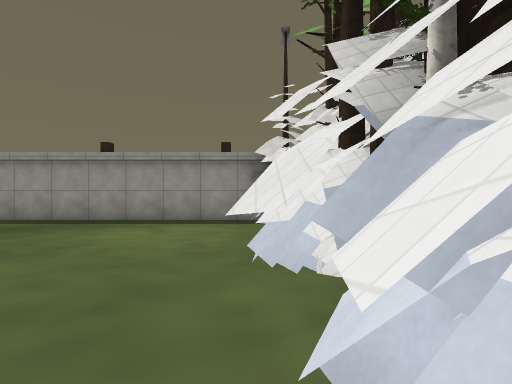
[1] (above)

24 first-person views from a walk through a level from a Godot 3-D game. The camera is 1.5 m above the floor, looks level and sees 85° across. The floor is counted in squares, 2 m on a side. Each view is taken from the middle of a square. On the plan, view 1 faces up. The plan holds only what a view shows up to about 10 squares ahead; the rest is blank. The place goes on beyond the plan. Some surface patterns are stand-ins.

[2]
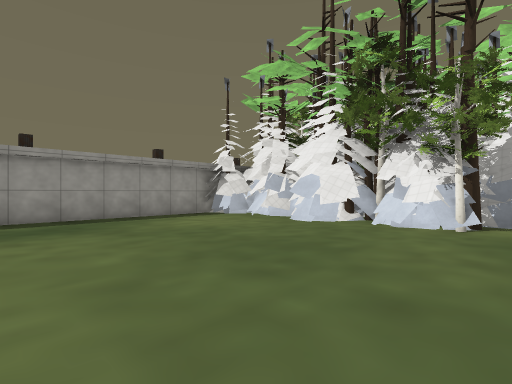

[3]
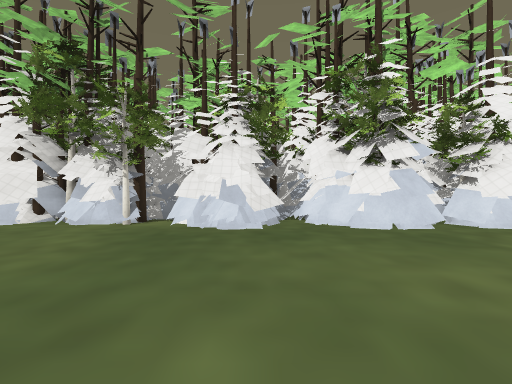

[4]
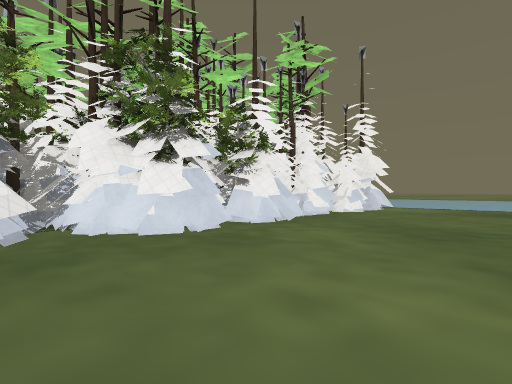

[5]
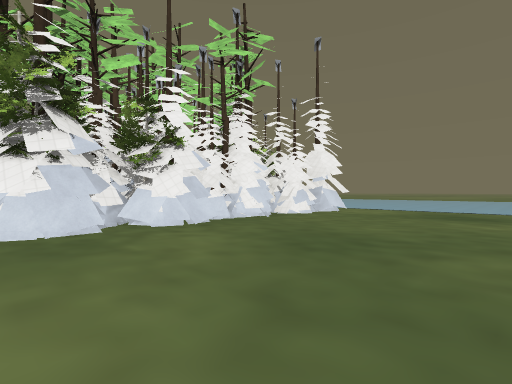

[6]
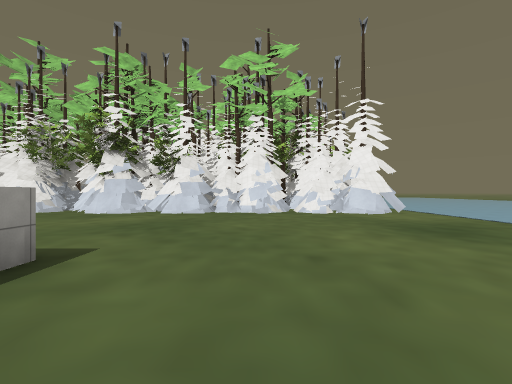

[7]
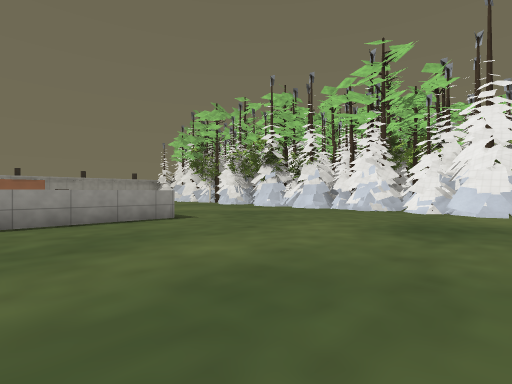

[8]
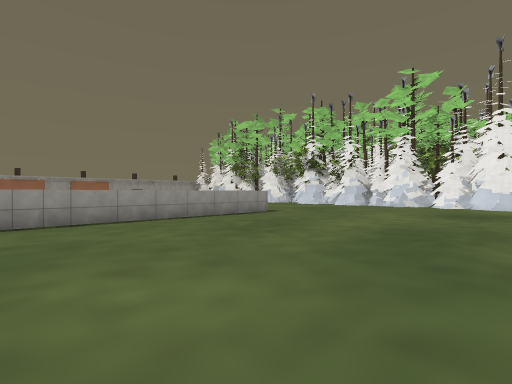

[9]
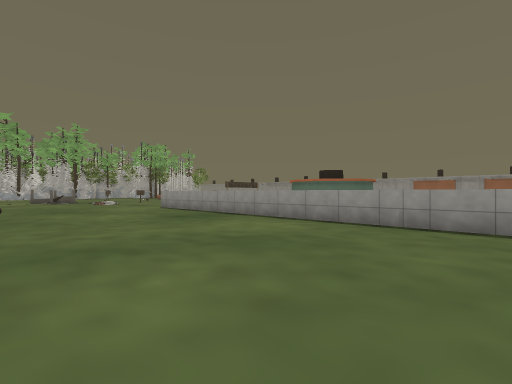

[10]
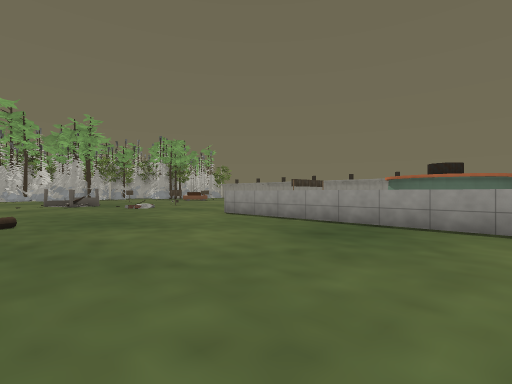

[11]
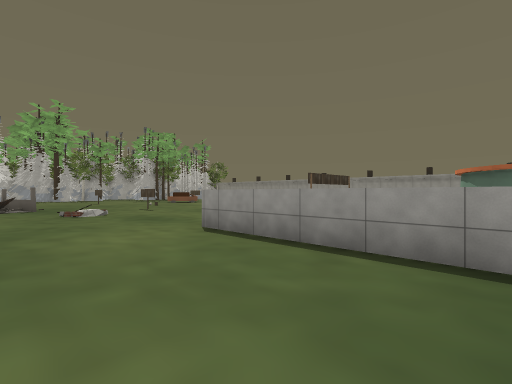

[12]
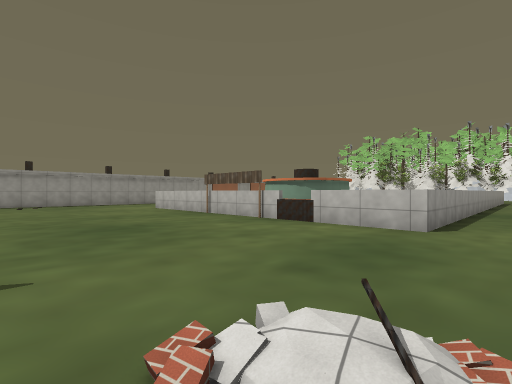

[13]
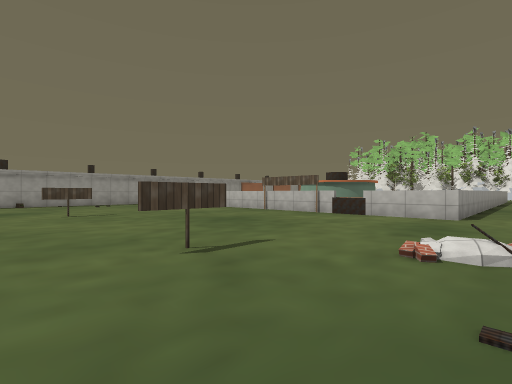

[14]
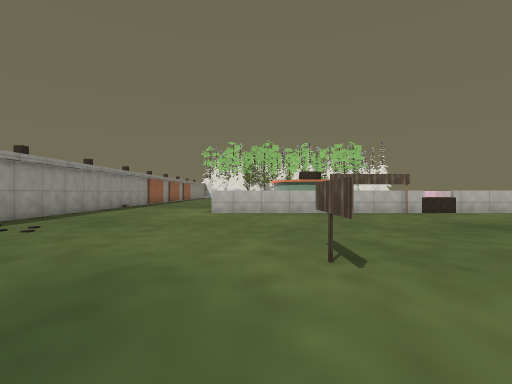

[15]
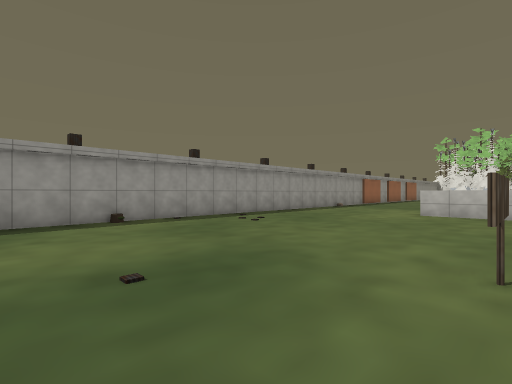

[16]
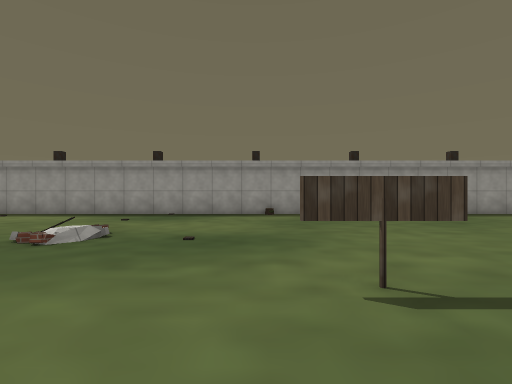

[17]
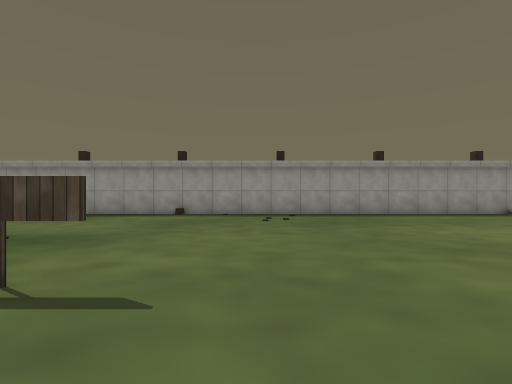

[18]
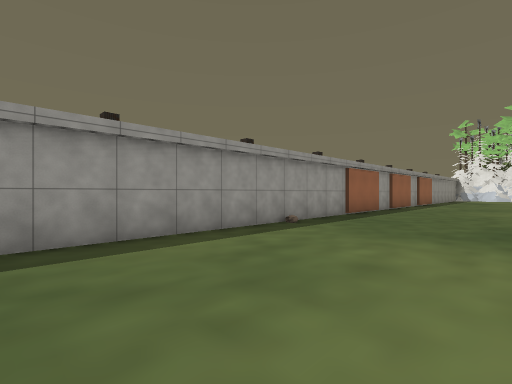

[19]
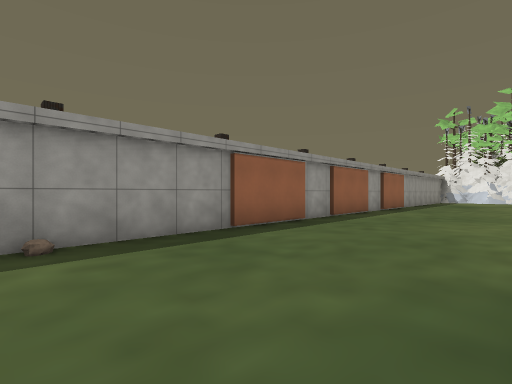

[20]
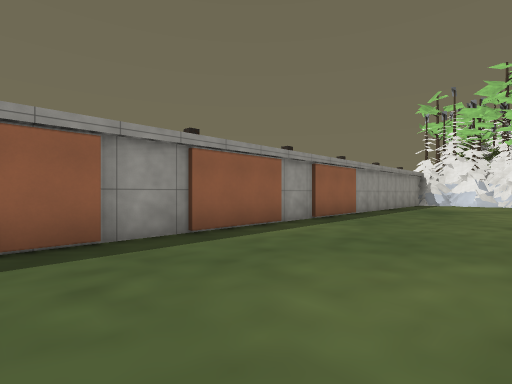

[21]
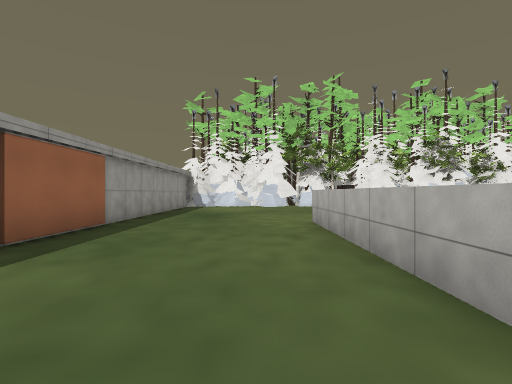

[22]
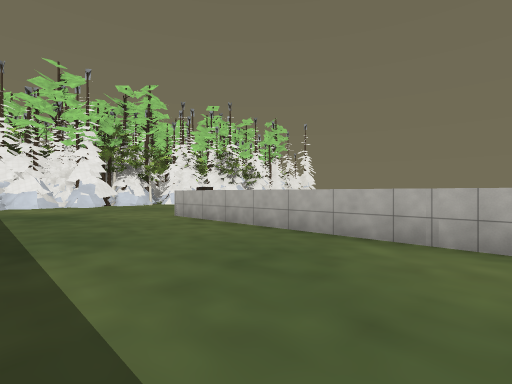

[23]
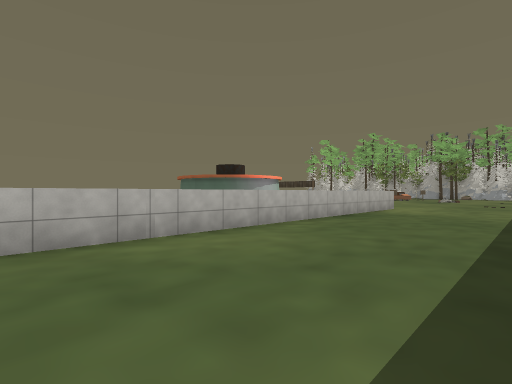

[24]
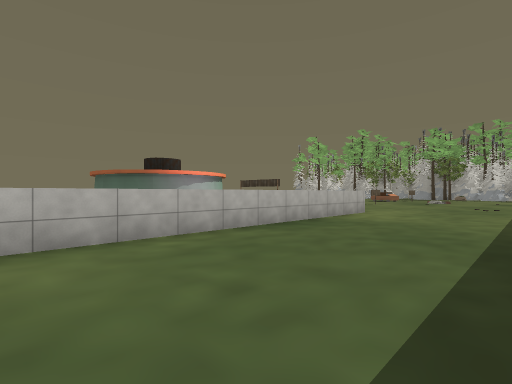

### Floor plan
Points are (right, up) in squares from view 1. A wall is a line through its corners. A room is listed if a view was taken in it or the views show most of it. See-through windows are left out.
Room 1 (view 1)
walls: (1.8, -0.9) (1.7, -0.2)
low walls: (1.9, -0.7) (1.9, -0.2)
ways out: opening at (0, 0.5) to room 2
objects: pine tree (1, 0); pine tree (1, 1); pine tree (1, 2); pine tree (1, 3)
Room 2 (views 2, 3, 4, 5, 6, 7, 8, 9, 10, 11, 12, 13, 14, 15, 16, 17, 18, 19, 20, 21, 22, 23, 24)
walls: (-25.1, -1.2) (-25.1, 2.6); (-31.2, -6.7) (-32.8, -6.7); (-24.8, 2.6) (-6.9, 2.6); (-6.9, -8.6) (-25.1, -8.6) (-25.1, -1.8); (-31.2, 0.2) (-32.8, 0.2) (-31.4, 0.2); (-0.5, -7.8) (0.2, -7.1); (-0.4, -9) (-0.3, -7.9) (0.5, -7.2); (-0.3, -9.1) (-0.5, -8.4); (-0.4, -11.4) (-0.1, -10.6) (0.6, -10.2); (-0.4, -6.5) (-0.5, -6) (-0.3, -5.3) (0.2, -4.8); (-0.2, -8.5) (0, -7.8); (-0.6, -13) (0, -12.8); (-0.3, -11.5) (0.1, -10.7); (-0.3, -6.5) (-0.2, -5.5); (-0.5, -5.1) (0.7, -4.1); (-0.2, -5.8) (0, -5.3); (-0.4, -13.5) (-0.3, -13); (-0.1, -6.1) (0, -5.6); (0.1, -10.9) (0.3, -10) (0.6, -9.6); (0, -11.9) (0, -11.2); (0.1, -6.8) (-0.2, -6.6); (-0.5, -14.8) (-0.5, -14.3) (-0.7, -13.9); (0.4, -7.3) (-0.2, -6.6); (0.2, -5.1) (0.4, -4.5); (-0.2, -2.8) (-0.6, -2.1); (-0.4, -2.1) (0.5, -1.3); (0.4, -4.7) (0.8, -4.3); (-0.2, -2.1) (0.3, -1.7); (-0.3, -1.7) (0.3, -1.1); (0, -15.5) (-0.4, -14.9); (0.1, -15.9) (-0.5, -15.2); (0.4, 2.5) (0.1, 3); (0.2, 2.9) (0, 3.5); (0.5, 2.7) (0.3, 3.1) (0.4, 3.6); (0.7, 5.4) (0.9, 5.9); (0.2, 6.6) (0, 7.1); (-0.1, 7.5) (-38.5, 7.5)
low walls: (-0.6, -9.1) (-0.5, -7.8); (-0.6, -6.4) (-0.5, -5.5); (-1.3, -15) (-1.2, -14); (-0.3, -8.3) (-0.1, -7.6); (-0.4, -11.3) (0, -10.5); (-1.1, -15) (-1, -14); (-0.1, -10) (0.3, -9.7); (-0.5, -4.9) (-0.2, -4.6); (-0.2, -6.6) (-0.3, -5.3); (-0.3, -5.6) (-0.1, -4.9); (-0.1, -11.3) (-0.5, -10.8); (0.1, -10) (0.4, -9.6); (-0.2, -4.8) (0.1, -4.5); (-0.5, -15.2) (0, -14.2) (-0.3, -13.6) (-0.1, -13); (0.4, -6.9) (-0.2, -6.2); (-0.5, -2.6) (-0.2, -2.1); (0.5, -7.2) (0.3, -6.9); (-0.1, -3.3) (-0.4, -2.1) (0, -1.9) (-0.1, -1.6); (-0.3, -15.5) (-0.4, -15); (0.7, -7.5) (0.5, -7.1); (-0.2, -15.6) (-0.5, -14.9); (0.7, -15.9) (0.1, -15.1); (0.1, 3) (0.1, 3.5); (0.5, 2.6) (0.3, 3); (0.5, 5.4) (0.7, 5.9); (0, 6.4) (-0.1, 7); (0.1, 6.3) (-0.1, 7.1); (0.9, 6.2) (0.2, 6.6)
ways out: opening at (0, 0.5) to room 1
objects: other object (-35, -12) to (-33, -11); pine tree (1, 5)

Positions as (right, up) in squares from view 1, and headings:
1: (0, 0), facing up
2: (-6, -1), facing up-right
3: (-6, -3), facing right
4: (-5, -3), facing down-right
5: (-6, -5), facing down-right
6: (-10, -11), facing right
7: (-11, -16), facing up-right
8: (-15, -16), facing up-right
9: (-12, -15), facing up-left
10: (-17, -15), facing up-left
11: (-20, -12), facing up-left
12: (-31, -10), facing up-right
13: (-34, -10), facing up-right
14: (-35, 1), facing right
15: (-35, 0), facing up-right
16: (-33, -2), facing up
17: (-30, -2), facing up
18: (-27, 3), facing up-right
19: (-22, 3), facing up-right
20: (-17, 3), facing up-right
21: (-14, 4), facing right
22: (-15, 7), facing down-right
23: (-12, 7), facing down-left
24: (-15, 7), facing down-left
